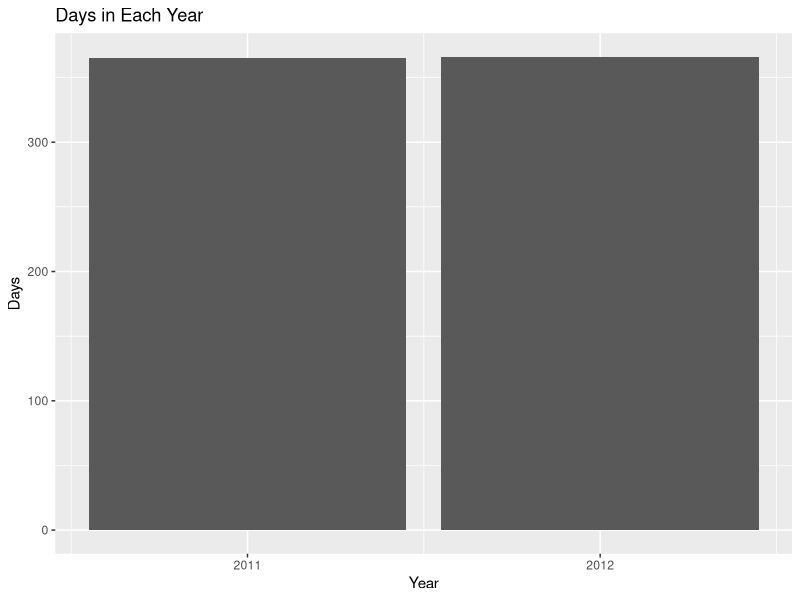

This chart was generated by the following R code:
## ---- chunk 1
knitr::opts_chunk$set(echo = TRUE)
library(tidyverse)
library(readr)
Bikeshare <- read.csv("Bikeshare.csv")
## ---- chunk 2
yr.barplot <- ggplot(data = Bikeshare) + geom_bar(mapping = aes(x = yr)) + labs(title = "Days in Each Year") + scale_x_continuous(breaks = c(0, 1), labels = c("2011", "2012")) + ylab("Days") + xlab("Year")
plot(yr.barplot)
## ---- chunk 3
yr.setup <- table(Bikeshare$yr)
yr.table = cbind(yr.setup, round(prop.table(yr.setup)*100,2))
colnames(yr.table) = c("Count", "Percentage")
rownames(yr.table) = c("2011", "2012")
writeLines("Summary Statistics for Years (Days)")
print(yr.table)
